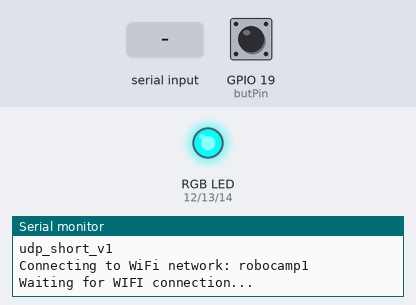
Bench run of a sketch on a simulated ESP32. Parts: an RGB LED mixed from three pins (HIGH = lit), the last lines printed to the serial monitor. Dashed ring = blinking. The inputs (shaded band) are chosen by the test bench; at power-on: GPIO 19 (butPin) LOW. WiFi joins after 1.5 s; servers stay silent unless stated.

Above: at 1.2 s.
1.3 s: GPIO 19 (butPin) pulled HIGH for 0.15 s
At 2.14 s:
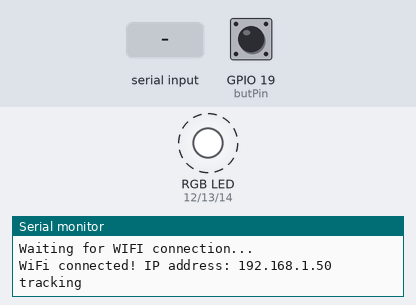
4.3 s: GPIO 19 (butPin) pulled HIGH for 1 s
At 5.9 s:
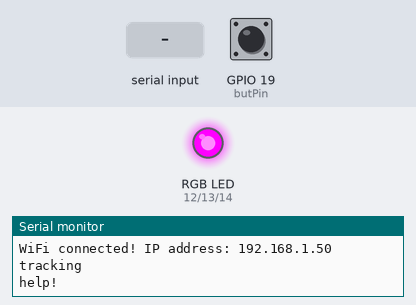
6.8 s: GPIO 19 (butPin) pulled HIGH for 3.2 s
At 10.6 s:
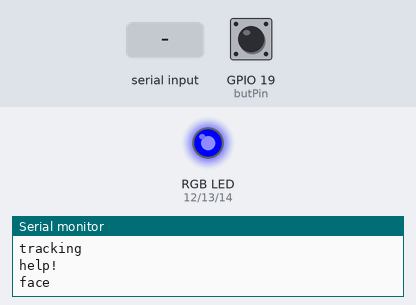
11.5 s: "foll\n" received over the second serial link
At 12.3 s:
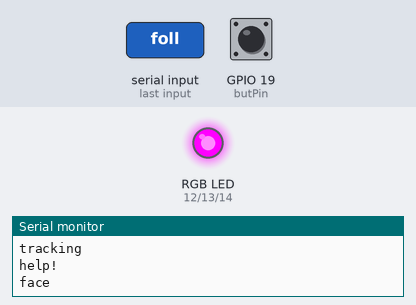
13.0 s: GPIO 19 (butPin) pulsed HIGH 2 times (0.12 s each, 0.3 s apart)
At 13.32 s:
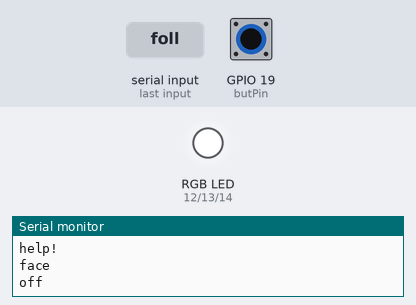
Timing chart, 0 to 17.0 s (numbered marks = the images above; inputs shaded):
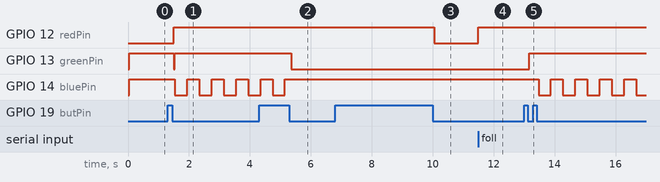

The sketch:

esp32_udp_short_v1.ino
```cpp
#include <WiFi.h>
#include <WiFiUdp.h>

// Hardware Serial (Serial2)
#define RXD2 16 // GREEN
#define TXD2 17 // ORANGE

/* WiFi network name and password */
//const char * ssid = "Astro";
//const char * pwd  = "AstroCrt4!";
//const char * ssid = "HUAWEI P9 lite 2017";
//const char * pwd  = "5a595b115cc4";
//const char * ssid = "Studenti";
//const char * pwd  = "Stud3ntCrt4!";
const char * ssid = "robocamp1";
const char * pwd  = "robocamp1";

//const char * udpAddress = "192.168.43.221";// HUAWEI P9
//const char * udpAddress = "192.168.46.173";  // Studenti
//const char * udpAddress = "192.168.40.156";  // Wired
//const char * udpAddress = "192.168.0.108"; // Astro ??
const char * udpAddress = "192.168.0.229"; // robocamp1

const int udpPort = 3333;

WiFiUDP udp;  //create UDP instance

uint8_t msg_buffer[100] = ""; // for udp messages
uint8_t i_b = 0;              // buffer index
boolean connected = false;    //Wi-Fi connection status


const byte butPin = 19;
unsigned long butStartTime = 0;// timer for debounce
unsigned long butDelay = 50;   // [ms]

unsigned long ledStartTime = 0;// timer for flashing
unsigned long ledPeriod = 400; // [ms]
bool flashing = 0;

unsigned long longDelay = 2000;// [ms]
bool long_press = 0;// long press for facial tracking

byte stage = 0;     // current color code
byte prog = 0;      // current program tracker
uint8_t cmd = 0;    // command tracker

const byte redPin = 12;
const byte greenPin = 13;
const byte bluePin = 14;


void setup()
{
  Serial.begin(115200);
  //Serial2.begin(baud-rate, protocol, RX pin, TX pin)
  Serial2.begin(57600, SERIAL_8N1, RXD2, TXD2);
  //Serial2.begin(11500, SERIAL_8N1, RXD2, TXD2);

  pinMode(butPin, INPUT);

  Serial.println("udp_short_v1");


  connectToWiFi(ssid, pwd); //Connect to the WiFi network

  pinMode(redPin,   OUTPUT);
  pinMode(greenPin, OUTPUT);
  pinMode(bluePin,  OUTPUT);

  digitalWrite(redPin,   LOW);
  digitalWrite(greenPin, HIGH);
  digitalWrite(bluePin,  HIGH);

}

void loop()
{
  static bool pushed = 0;      // push memory
  static bool button = 0;      // button state
  static bool buttonLast = 0;  // button state -previous

  bool buttonRead = digitalRead(butPin);  // button handle

  if (buttonRead != buttonLast) butStartTime = millis();  // restart timer

  if ((millis() - butStartTime) > butDelay) // debounced button
  {
    if (buttonRead != button)// button state change detection
    {
      button = buttonRead;

      if (button)            // pushed
      {
        pushed = 1;
      }
      if (pushed && !button) // pushed and released
      {

        pushed = 0;

        if (long_press)
        {
          prog = 3;
          long_press = 0;
        }
        else
        {
          prog++;
          if (prog > 2) prog = 0;
        }

        if (prog == 0)      // off
        {
          Serial.println(F("off"));
          stage = 0;
          flashing = 0;
          set_rgb(0);

          if (connected)
          {
            udp.beginPacket(udpAddress, udpPort);
            udp.print("off");
            udp.print('\n');
            udp.endPacket();
          }
        }

        else if (prog == 1) // prog = 1 -> forward GPS location
        {
          Serial.println(F("tracking"));
          stage = 4;  // blue
          flashing = 1;

          if (connected)
          {
            udp.beginPacket(udpAddress, udpPort);
            udp.print("gps");
            udp.print('\n');
            udp.endPacket();
          }
        }

        // send help message
        else if (connected && (prog == 2))  // If we have connection, request help!
        {
          Serial.println(F("help!"));
          stage = 1;  // green
          set_rgb(stage);
          flashing = 0;

          udp.beginPacket(udpAddress, udpPort); // send by wi-fi udp
          udp.print("help");
          udp.print('\n');
          udp.endPacket();
        }

        else if (connected && (prog == 3)) // If we have connection, request tracking
        {
          Serial.println(F("face"));
          stage = 3;  // yellow
          set_rgb(stage);
          flashing = 0;

          udp.beginPacket(udpAddress, udpPort); // send by wi-fi udp
          udp.print("face");
          udp.print('\n');
          udp.endPacket();
        }

      }

    }
    else if (pushed && !long_press)// long press detection
    {
      if ((millis() - butStartTime) > longDelay)
      {
        long_press = 1;
        //Serial.println(F("long"));
      }
    }
  }

  buttonLast = buttonRead;

  while(Serial2.available() > 0)  // GPS connection handle
  {
    digitalWrite(redPin, HIGH);
    //Serial.print(char(Serial2.read()));

    //msg_buffer[i_b] = char(Serial2.read());
    msg_buffer[i_b] = Serial2.read();

    if (msg_buffer[i_b] == '$')
    {
      /* $ G P G G A   $ G N G G A
      /  0 1 2 3 4 5   0 1 2 3 4 5
      /  we are only interested in $GPGGA or $GNGGA messages
      /  why? -> because only these messages are processed
      /  in MissionPlanner/Controls/FollowMe.cs
     */
      if ((msg_buffer[2] == 'P' || msg_buffer[2] == 'N') &&
          (msg_buffer[4] == 'G' && msg_buffer[5] == 'A'))
      {
        if (connected && (prog >= 1)) // If we have connection, send by wi-fi udp
        {
          udp.beginPacket(udpAddress, udpPort);
          for (uint8_t ii = 0 ; ii < i_b - 1 ; ii++)
            udp.print(char(msg_buffer[ii]));
          udp.print('\n');
          udp.endPacket();
        }
        else              // or if we don't, print to serial
          for (uint8_t ii = 0 ; ii < i_b ; ii++)
            Serial.print(char(msg_buffer[ii]));
      }
        /* either it is the right message and is sent, or
        /  it is the wrong message we can just ignore.
        /  in either case we reset the buffer
       */
      msg_buffer[0] = '$';  // force the first character to have a clean start
      i_b = 0;
    }       // if($)
    i_b++;
  }         // while(Serial2)


  if (udp.parsePacket() > 0)      // udp recieve handle
  {
    String message;
    while(udp.available() > 0)
    {
      char inChar = udp.read();
      if (inChar == '\n') break;
      message += (char)inChar;
    }
    if (message == "foll")
    {
      flashing = 1;
      Serial.println(F("got foll!"));
    }
    else if (message == "face")
    {
      flashing = 1;
      Serial.println(F("got face!"));
    }
  }


  if (flashing)                   // LED control timer
  {
    static bool ledState = 0;
    unsigned long currentTime = millis();
    if (currentTime - ledStartTime > ledPeriod)
    {
      ledState = !ledState;

      if (ledState)
      {
        set_rgb(stage);
      }

      else
      {
        if (!connected) set_rgb(2);  // red
        else set_rgb(0);
      }
      ledStartTime = millis();
    }
  }

}   // loop

void connectToWiFi(const char *ssid, const char *pwd) {
  set_rgb(1); // green

  Serial.print(F("Connecting to WiFi network: "));
  Serial.println(String(ssid));

  WiFi.disconnect(true);    // delete old config
                            //register event handler
  WiFi.onEvent(WiFiEvent);  // Will call WiFiEvent() from another thread.

  WiFi.begin(ssid, pwd);    //Initiate connection

  Serial.println(F("Waiting for WIFI connection..."));
  delay(40);

  set_rgb(0);
}

// WARNING: WiFiEvent is called from a separate FreeRTOS task (thread)!
void WiFiEvent(WiFiEvent_t event) {
  switch (event) {
    case ARDUINO_EVENT_WIFI_STA_GOT_IP:
      set_rgb(1); // green
      //When connected set
      Serial.print(F("WiFi connected! IP address: "));
      Serial.println(WiFi.localIP());
      //initializes the UDP state
      //This initializes the transfer buffer
      udp.begin(WiFi.localIP(), udpPort);
      delay(40);
      set_rgb(0);

      connected = true;
      break;
    case ARDUINO_EVENT_WIFI_STA_DISCONNECTED:
      set_rgb(2); // red
      Serial.println(F("WiFi lost connection"));
      connected = false;
      break;
    default: break;
  }
}

void set_rgb(byte inStage)  // set RGB LED
{
  if (bitRead(inStage, 1)) digitalWrite(redPin, LOW);
  else digitalWrite(redPin, HIGH);

  if (bitRead(inStage, 0)) digitalWrite(greenPin, LOW);
  else digitalWrite(greenPin, HIGH);

  if (bitRead(inStage, 2)) digitalWrite(bluePin, LOW);
  else digitalWrite(bluePin, HIGH);
}
```

Measured:
- after the input at 1.3 s, GPIO 14 (bluePin): alternates HIGH for 0.40 s and LOW for 0.40 s, starting after 0.24 s
- after the input at 4.3 s, GPIO 13 (greenPin): HIGH → LOW after 1.1 s; GPIO 14 (bluePin): goes on until 5.2 s, then stays HIGH
- after the input at 6.8 s, GPIO 12 (redPin): HIGH → LOW after 3.3 s
- after the input at 11.5 s, GPIO 12 (redPin): LOW → HIGH at once
- after the input at 13.0 s, GPIO 13 (greenPin): LOW → HIGH after 0.17 s; GPIO 14 (bluePin): alternates HIGH for 0.40 s and LOW for 0.40 s, starting after 0.47 s
